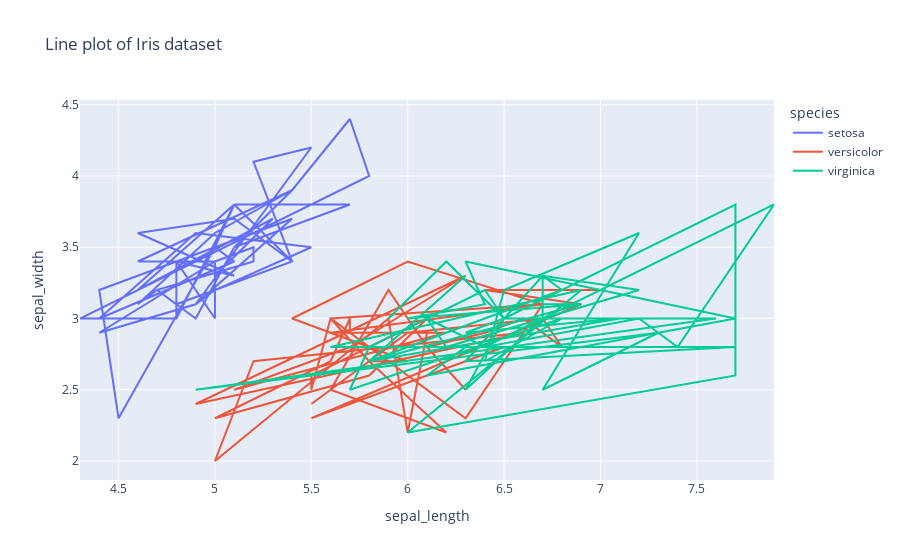

Notebook source saved alongside this figure:
### Markdown cell above
### 02_Line Plot

### Code cell
# Line plot

fig2=px.line(df,x='sepal_length',y='sepal_width',color='species', title='Line plot of Iris dataset')
fig2.show()

### Figure 1 — Plotly figure (JSON) as saved in the notebook; plotly's stock layout.template omitted (floating-point values rounded to 4 significant figures)
{"data": [{"hovertemplate": "species=setosa<br>sepal_length=%{x}<br>sepal_width=%{y}<extra></extra>", "legendgroup": "setosa", "line": {"color": "#636efa", "dash": "solid"}, "marker": {"symbol": "circle"}, "mode": "lines", "name": "setosa", "orientation": "v", "showlegend": true, "type": "scatter", "x": [5.1, 4.9, 4.7, 4.6, 5, 5.4, 4.6, 5, 4.4, 4.9, 5.4, 4.8, 4.8, 4.3, 5.8, 5.7, 5.4, 5.1, 5.7, 5.1, 5.4, 5.1, 4.6, 5.1, 4.8, 5, 5, 5.2, 5.2, 4.7, 4.8, 5.4, 5.2, 5.5, 4.9, 5, 5.5, 4.9, 4.4, 5.1, 5, 4.5, 4.4, 5, 5.1, 4.8, 5.1, 4.6, 5.3, 5], "xaxis": "x", "y": [3.5, 3, 3.2, 3.1, 3.6, 3.9, 3.4, 3.4, 2.9, 3.1, 3.7, 3.4, 3, 3, 4, 4.4, 3.9, 3.5, 3.8, 3.8, 3.4, 3.7, 3.6, 3.3, 3.4, 3, 3.4, 3.5, 3.4, 3.2, 3.1, 3.4, 4.1, 4.2, 3.1, 3.2, 3.5, 3.6, 3, 3.4, 3.5, 2.3, 3.2, 3.5, 3.8, 3, 3.8, 3.2, 3.7, 3.3], "yaxis": "y"}, {"hovertemplate": "species=versicolor<br>sepal_length=%{x}<br>sepal_width=%{y}<extra></extra>", "legendgroup": "versicolor", "line": {"color": "#EF553B", "dash": "solid"}, "marker": {"symbol": "circle"}, "mode": "lines", "name": "versicolor", "orientation": "v", "showlegend": true, "type": "scatter", "x": [7, 6.4, 6.9, 5.5, 6.5, 5.7, 6.3, 4.9, 6.6, 5.2, 5, 5.9, 6, 6.1, 5.6, 6.7, 5.6, 5.8, 6.2, 5.6, 5.9, 6.1, 6.3, 6.1, 6.4, 6.6, 6.8, 6.7, 6, 5.7, 5.5, 5.5, 5.8, 6, 5.4, 6, 6.7, 6.3, 5.6, 5.5, 5.5, 6.1, 5.8, 5, 5.6, 5.7, 5.7, 6.2, 5.1, 5.7], "xaxis": "x", "y": [3.2, 3.2, 3.1, 2.3, 2.8, 2.8, 3.3, 2.4, 2.9, 2.7, 2, 3, 2.2, 2.9, 2.9, 3.1, 3, 2.7, 2.2, 2.5, 3.2, 2.8, 2.5, 2.8, 2.9, 3, 2.8, 3, 2.9, 2.6, 2.4, 2.4, 2.7, 2.7, 3, 3.4, 3.1, 2.3, 3, 2.5, 2.6, 3, 2.6, 2.3, 2.7, 3, 2.9, 2.9, 2.5, 2.8], "yaxis": "y"}, {"hovertemplate": "species=virginica<br>sepal_length=%{x}<br>sepal_width=%{y}<extra></extra>", "legendgroup": "virginica", "line": {"color": "#00cc96", "dash": "solid"}, "marker": {"symbol": "circle"}, "mode": "lines", "name": "virginica", "orientation": "v", "showlegend": true, "type": "scatter", "x": [6.3, 5.8, 7.1, 6.3, 6.5, 7.6, 4.9, 7.3, 6.7, 7.2, 6.5, 6.4, 6.8, 5.7, 5.8, 6.4, 6.5, 7.7, 7.7, 6, 6.9, 5.6, 7.7, 6.3, 6.7, 7.2, 6.2, 6.1, 6.4, 7.2, 7.4, 7.9, 6.4, 6.3, 6.1, 7.7, 6.3, 6.4, 6, 6.9, 6.7, 6.9, 5.8, 6.8, 6.7, 6.7, 6.3, 6.5, 6.2, 5.9], "xaxis": "x", "y": [3.3, 2.7, 3, 2.9, 3, 3, 2.5, 2.9, 2.5, 3.6, 3.2, 2.7, 3, 2.5, 2.8, 3.2, 3, 3.8, 2.6, 2.2, 3.2, 2.8, 2.8, 2.7, 3.3, 3.2, 2.8, 3, 2.8, 3, 2.8, 3.8, 2.8, 2.8, 2.6, 3, 3.4, 3.1, 3, 3.1, 3.1, 3.1, 2.7, 3.2, 3.3, 3, 2.5, 3, 3.4, 3], "yaxis": "y"}], "layout": {"legend": {"title": {"text": "species"}, "tracegroupgap": 0}, "title": {"text": "Line plot of Iris dataset"}, "xaxis": {"anchor": "y", "domain": [0, 1], "title": {"text": "sepal_length"}}, "yaxis": {"anchor": "x", "domain": [0, 1], "title": {"text": "sepal_width"}}}}
